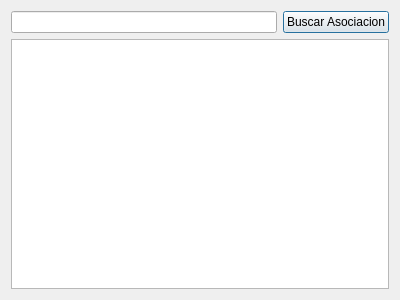
<?xml version="1.0" encoding="UTF-8"?>
<ui version="4.0">
 <class>Dialog</class>
 <widget class="QDialog" name="Dialog">
  <property name="geometry">
   <rect>
    <x>0</x>
    <y>0</y>
    <width>400</width>
    <height>300</height>
   </rect>
  </property>
  <property name="windowTitle">
   <string>Asociaciones</string>
  </property>
  <layout class="QGridLayout" name="gridLayout">
   <item row="0" column="0">
    <widget class="QLineEdit" name="lineEdit"/>
   </item>
   <item row="0" column="1">
    <widget class="QPushButton" name="pushButton">
     <property name="text">
      <string>Buscar Asociacion</string>
     </property>
    </widget>
   </item>
   <item row="1" column="0" colspan="2">
    <widget class="QTableWidget" name="tableWidget"/>
   </item>
  </layout>
 </widget>
 <resources/>
 <connections/>
</ui>
